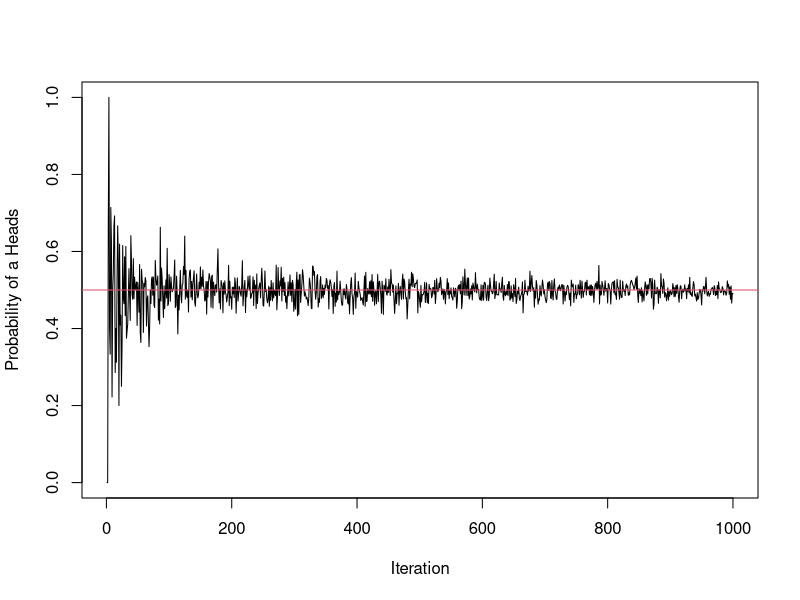

Write the R code that produced this figure. (Note: this script raises an error after producing the figure.)
## ---- chunk 1
set.seed(12345) 
# Set the seed for reproducible results. 
# This allows everyone running this document to get exactly the same numbers.
## ---- chunk 2
sample(0:1, 1, replace = T) 
# Flip one coin, and get an outcome of 0 = Tails or 1 = Heads

sample(0:1, 2, replace = T)
# Flip two coins.

sample(0:1, 3, replace = T)
# Flip three coins.
## ---- chunk 3
x = sample(0:1, 3, replace = T)
x
sum(x)
## ---- chunk 4
mean(x)
## ---- chunk 5

# Write a function that flips a fair coin n times
Flip1Coin = function(n) { 
  sample(0:1, n, replace=T)
}
## ---- chunk 6
Flip1Coin(30)
## ---- chunk 7
Prob.Flip1Coin = function(n) {
  x <- sample(0:1, n, replace=T)
  return(sum(x)/n)
  # this line calculates the observed proportion of heads
}
## ---- chunk 8
Prob.Flip1Coin(1)  
Prob.Flip1Coin(2)  
Prob.Flip1Coin(5)  
Prob.Flip1Coin(10) 
Prob.Flip1Coin(20) 
Prob.Flip1Coin(50) 
Prob.Flip1Coin(100)
## ---- chunk 9
ITER <- 1000
Prob <- rep(0, ITER)
# Creates a vector of length ITER to store all the different results.

for (i in 1:ITER) {
  Prob[i] <- Prob.Flip1Coin(i)
}
## ---- chunk 10
plot(1:ITER,Prob, type = "l", ylab = "Probability of a Heads", xlab = "Iteration")
abline(h=0.5,col=2)
## ---- chunk 11
sample(1:6, 10, replace = T) 
#Select a number from 1-6, ten times with replacement
## ---- chunk 12
RollDie <- function(n) {
  sample(1:6, n, replace = T)
}

RollDie(20)
# Rolls a die 20 times.
## ---- chunk 13
roll1 = rep(0, 100)
roll2 = rep(0, 100)
for (i in 1:100) {
  roll1[i] = RollDie(1)
  roll2[i] = RollDie(1)
}
## ---- chunk 14
#ANSWER: 
roll1 == roll2
## a vector of TRUEs and FALSEs that tell you whether the observed rolls were equal. 
## TRUE = 1, FALSE = 0, so the mean of this vector is the observed proportion of doubles.

mean(roll1 == roll2)
## ---- chunk 15
roll1 = rep(0, 10000)
roll2 = rep(0, 10000)
for (i in 1:10000) {
  roll1[i] = RollDie(1)
  roll2[i] = RollDie(1)
}

mean(roll1 == roll2)
## ---- chunk 16
## ANSWER:
flipcoin  <- function(n){
  sample(c(1,0),n, replace = TRUE)
}

flips <- list(length=8)
for (i in 1:8) {
  flips[[i]] <- flipcoin(10)
}

print(flips)
## ---- chunk 17
## Answer
nHeads <- rep(0, 1000)

for (i in 1:1000) {
  nHeads[i] <- sum(flipcoin(10))
}

print(table(nHeads))
## ---- chunk 18
## Answer (note: this has been completed for you)

# This is to ensure that everyone gets the same results (the choice of 12345 was random)
set.seed(12345)

# Re-print the RollDie function for reference
RollDie <- function(n) {
  sample(1:6, n, replace = T)
}

# Make a vector of 1000 0s called twoDiceRolls (to save the results of each game play)
twoDiceRolls <- rep(0,1000)

# Roll 2 die 1000 times and store their sum in the vector twoDiceRolls
for (i in 1:1000) {
  twoDiceRolls[i] <- sum(RollDie(2))
}
## ---- chunk 19
## Insert your answer here


## ---- chunk 20
## Insert your answer here


## ---- chunk 21
## Insert your answer here


## ---- chunk 22
# Set the number of iterations to 10,000
nIter <- 10000 

# Create an vector of nIter 0s called Earning to store your earnings on each iteration
Earning <- #insert code here

# play the game nIter times and store your earnings each time
for (i in 1:nIter){
  #insert code here to roll two die and take their sum, save the results as a variable called "Roll"
  
  if(Roll==7){
    #insert code here to save (in Earning[i]) the amount that you will earn if the sum of your rolls is 7 
  }
  #insert "else if" and "else" statements here to record earnings for each other possible outcome of Roll
}

